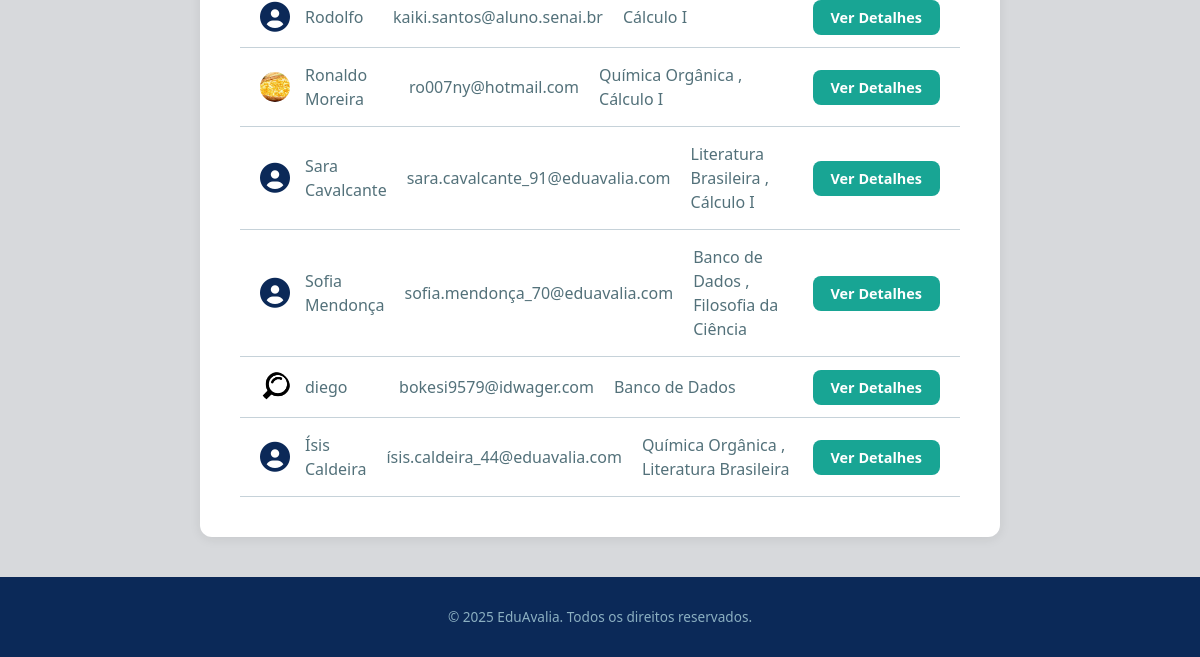
The page /professores/ (signed in, lower part) on the database as committed earlier.
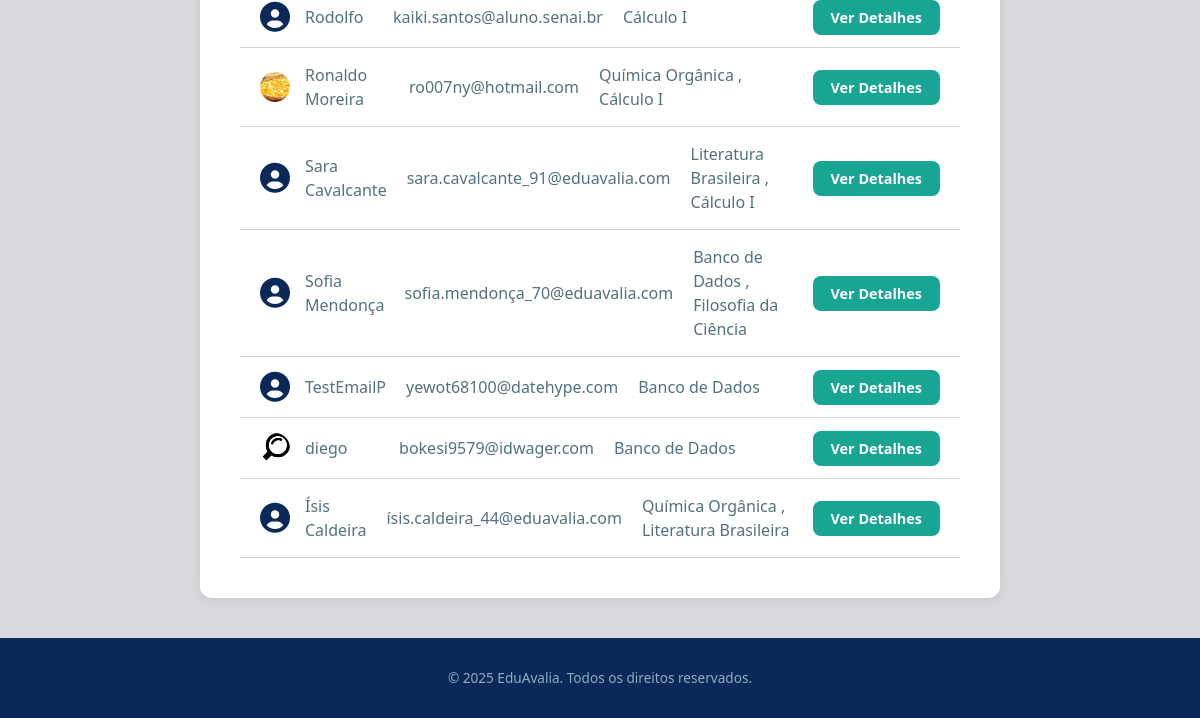
The same page on the database as committed later.
### avaliacoes/models.py (models this page shows, shortened)
class Professor(models.Model):
    user = models.OneToOneField(CustomUser, on_delete=models.CASCADE, limit_choices_to={'user_type': 'professor'})
    foto = models.ImageField(upload_to='professores_fotos/', blank=True, null=True)

class CustomUser(AbstractUser):
    USER_TYPE_CHOICES = (
        ('aluno', 'Aluno'),
        ('professor', 'Professor'),
        ('admin', 'Administrador'),
    )
    user_type = models.CharField(max_length=20, choices=USER_TYPE_CHOICES, default='aluno')
    cpf = models.CharField(max_length=11, unique=True)
    data_nascimento = models.DateField(null=True, blank=True)

class DisciplinaPessoa(models.Model):
    STATUS_CHOICES = [
        ('ativo', 'Ativo'),
        ('inativo', 'Inativo'),
    ]
    disciplina = models.ForeignKey('Materia', on_delete=models.CASCADE)
    pessoa = models.ForeignKey('CustomUser', on_delete=models.CASCADE, related_name='disciplinas_pessoa')
    status = models.CharField(max_length=20, choices=STATUS_CHOICES, default='ativo')
    class Meta:
        unique_together = ('disciplina', 'pessoa')

class Materia(models.Model):
    nome = models.CharField(max_length=100) # Este campo armazena o nome real ("Química")
    codigo = models.CharField(max_length=20, unique=True)
    data_inicio = models.DateField()
    nome_normalized = models.CharField(max_length=100, blank=True, db_index=True)

### avaliacoes/views.py (the view, shortened to what this page needs)
# urls.py: path('professores/', views.lista_professores, name='lista_professores'),
@login_required(login_url='login')
def lista_professores(request):
    professores = Professor.objects.annotate(
        media_nota=Avg('user__disciplinas_pessoa__avaliacoes__categorias_avaliacao__nota')
    ).filter(id__isnull=False).order_by('user__first_name')
    query_professor = request.GET.get('q_professor', '').strip()
    query_disciplina = request.GET.get('q_disciplina', '').strip()
    if query_disciplina:
        professores = professores.filter(
            user__disciplinas_pessoa__disciplina__nome__icontains=query_disciplina
        ).distinct()
    context = {
        'professores': professores,
        'query_professor': query_professor,
        'query_disciplina': query_disciplina
    }
    return render(request, 'avaliacoes/lista_professores.html', context)

### avaliacoes/templates/avaliacoes/lista_professores.html (shortened to what this page needs)
{% extends 'base.html' %}
{% load static %}
{% block content %}
<main class="admin-container">
    <section class="admin-panel">
        <div class="professor-list-container">
            {% for professor in professores %}
            <div class="professor-item" style="
                display: grid;
                grid-template-columns: 2fr 2fr 3fr 1fr;
                gap: 20px;
                padding: 15px 20px;
                border-bottom: 1px solid var(--cinza-claro);
                align-items: center;
                color: var(--verde-escuro-letras);
            ">
                <div style="display: flex; align-items: center;">
                    {% if professor.foto %}
                        <img src="{{ professor.foto.url }}" alt="Foto de {{ professor.user.first_name }}" style="
                            width: 30px;
                            height: 30px;
                            border-radius: 50%; /* Deixa a foto redonda */
                            object-fit: cover; /* Garante que a imagem não distorça */
                            margin-right: 15px;
                        ">
                    {% else %}
                        <i class="fas fa-user-circle" style="
                            font-size: 30px;
                            color: var(--azul-marinho);
                            margin-right: 15px;
                        "></i>
                    {% endif %}
                    <span>{{ professor.user.first_name }} {{ professor.user.last_name }}</span>
                </div>
                <span>{{ professor.user.email }}</span>
                <span>
                    {% for dp in professor.user.disciplinas_pessoa.all %}
                        {{ dp.disciplina.nome }}
                        {% if not forloop.last %}, {% endif %} {% empty %}
                        <span style="opacity: 0.7;">Nenhuma disciplina</span>
                    {% endfor %}
                </span>
                <div>
                    <a href="{% url 'detalhes_professor' professor.id %}" class="btn" style="
                        padding: 8px 18px;
                        font-size: 0.9rem;
                        white-space: nowrap;
                    ">
                        Ver Detalhes
                    </a>
                </div>
            </div>
            {% empty %}
                <p style="padding: 20px; color: var(--cinza-escuro-letras);">Nenhum professor cadastrado ainda.</p>
            {% endfor %}
            </div>
    </section>
</main>
{% endblock content %}

Rows that differ between the two databases and show on the page:
added Professor: user.first_name "TestEmailP", user.email "yewot68100@datehype.com"
added DisciplinaPessoa: disciplina.nome "Banco de Dados", shown under "TestEmailP"
